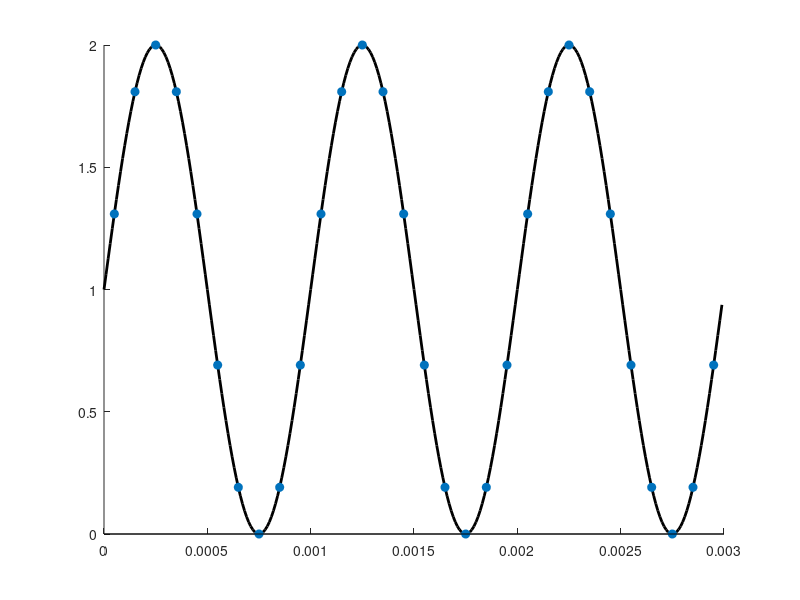

The MATLAB script that drew this image: (Note: this script raises an error after producing the figure.)
function PlotSimpleSin()
f0 = 1e3;
fs = 100e3;
nCyc = 3;
t = 0:1/fs:nCyc/f0-1/fs;
%nSamples = nCyc*fs/f0;

y = 1 + sin(2*pi*f0*t);% + 0.05*randn(1,nSamples);

fig = figure;
hold on;
%yline(0,'k-','linewidth',2);
plot(t,y,'k','linewidth',2); 
h = stem(t(6:10:end),y(6:10:end),'filled','LineStyle','none');
h.Color = 'black';
h.MarkerFaceColor = 'white';
set(gca,'XColor', 'none','YColor','none')
x0     = 10;
y0     = 50;
height = 200;
width  = 600;
set(gcf,'Position', [x0 y0 width height])

sPlotParams.outputFolder = 'figs';
SaveFigure(sPlotParams,fig,'SimpleSin',{'epsc', 'png'})
end